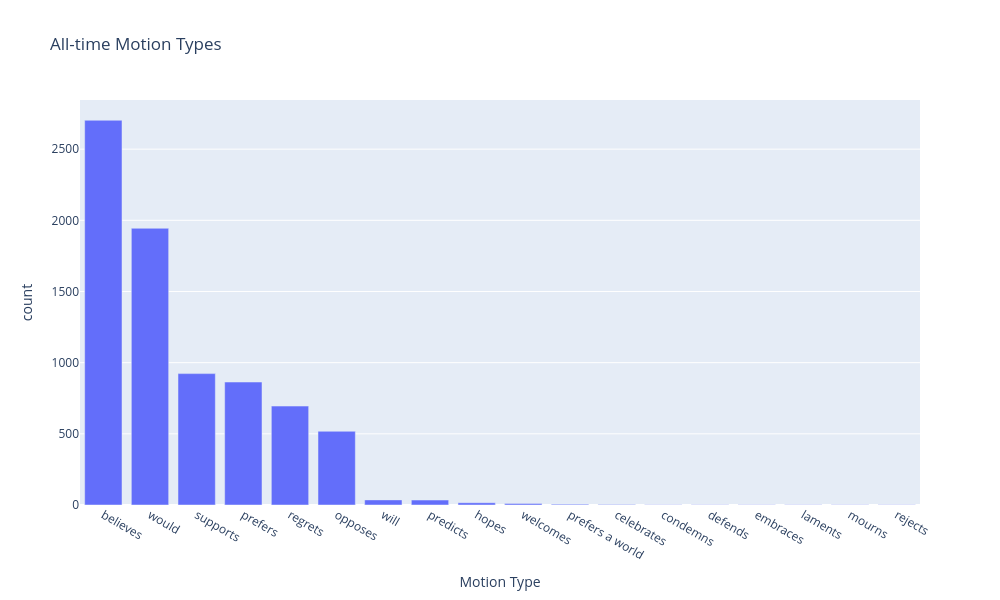

The notebook cell saved with this chart:
### Markdown cell above
### All-time motion types

### Code cell
year_counts = df.value_counts('Motion Type')
print(year_counts)

px.bar(
    year_counts, 
    y='count', 
    title='All-time Motion Types',
    labels={'Motion Type': 'Motion Type'},
    height=600,
    width=1000
).show()

### Figure 1 — Plotly figure (JSON) as saved in the notebook; plotly's stock layout.template omitted (floating-point values rounded to 4 significant figures)
{"data": [{"hovertemplate": "Motion Type=%{x}<br>count=%{y}<extra></extra>", "legendgroup": "", "marker": {"color": "#636efa", "pattern": {"shape": ""}}, "name": "", "orientation": "v", "showlegend": false, "textposition": "auto", "type": "bar", "x": ["believes", "would", "supports", "prefers", "regrets", "opposes", "will", "predicts", "hopes", "welcomes", "prefers a world", "celebrates", "condemns", "defends", "embraces", "laments", "mourns", "rejects"], "xaxis": "x", "y": [2703, 1944, 923, 864, 695, 518, 36, 35, 16, 10, 6, 3, 1, 1, 1, 1, 1, 1], "yaxis": "y"}], "layout": {"barmode": "relative", "height": 600, "legend": {"tracegroupgap": 0}, "title": {"text": "All-time Motion Types"}, "width": 1000, "xaxis": {"anchor": "y", "domain": [0, 1], "title": {"text": "Motion Type"}}, "yaxis": {"anchor": "x", "domain": [0, 1], "title": {"text": "count"}}}}
